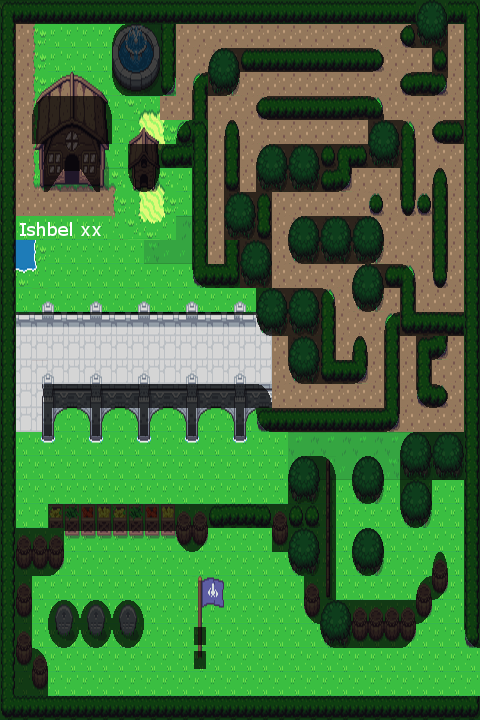

This is a level from a 2D game, rendered from its Tiled map with the project's own tilesets. A one-line summary and the map file follow, with tile-layer data summarised:
An orthogonal 30x30 tile map with 16x24 px tiles, 3 tile layers (Tile Layer 1, Tile Layer 2, collision), 2 tilesets and 2 objects.

<map version="1.10" tiledversion="1.10.0" orientation="orthogonal" renderorder="right-down" width="30" height="30" tilewidth="16" tileheight="24" infinite="0" nextlayerid="5" nextobjectid="12">
 <properties>
  <property name="map-east" value="home2" />
 </properties>
 <tileset firstgid="1" source="home.tsx" />
 <tileset firstgid="1441" source="collisions.tsx" />
 <layer id="1" name="Tile Layer 1" width="30" height="30">
  <data>[900 cells, 900 non-empty, 53 distinct tile ids]</data>
 </layer>
 <layer id="2" name="Tile Layer 2" width="30" height="30">
  <data>[900 cells, 462 non-empty, 93 distinct tile ids]</data>
 </layer>
 <layer id="3" name="collision" width="30" height="30" opacity="0.7">
  <data>[900 cells, 452 non-empty, 18 distinct tile ids]</data>
 </layer>
 <objectgroup id="4" name="objects">
  <object id="7" gid="1497" x="64" y="192" width="16" height="24">
   <properties>
    <property name="teleport" value="&amp;house_int1_def,4,8" />
   </properties>
  </object>
  <object id="11" gid="1497" x="144" y="192" width="16" height="24">
   <properties>
    <property name="teleport" value="&amp;house_dog_def,4,8" />
   </properties>
  </object>
 </objectgroup>
</map>
